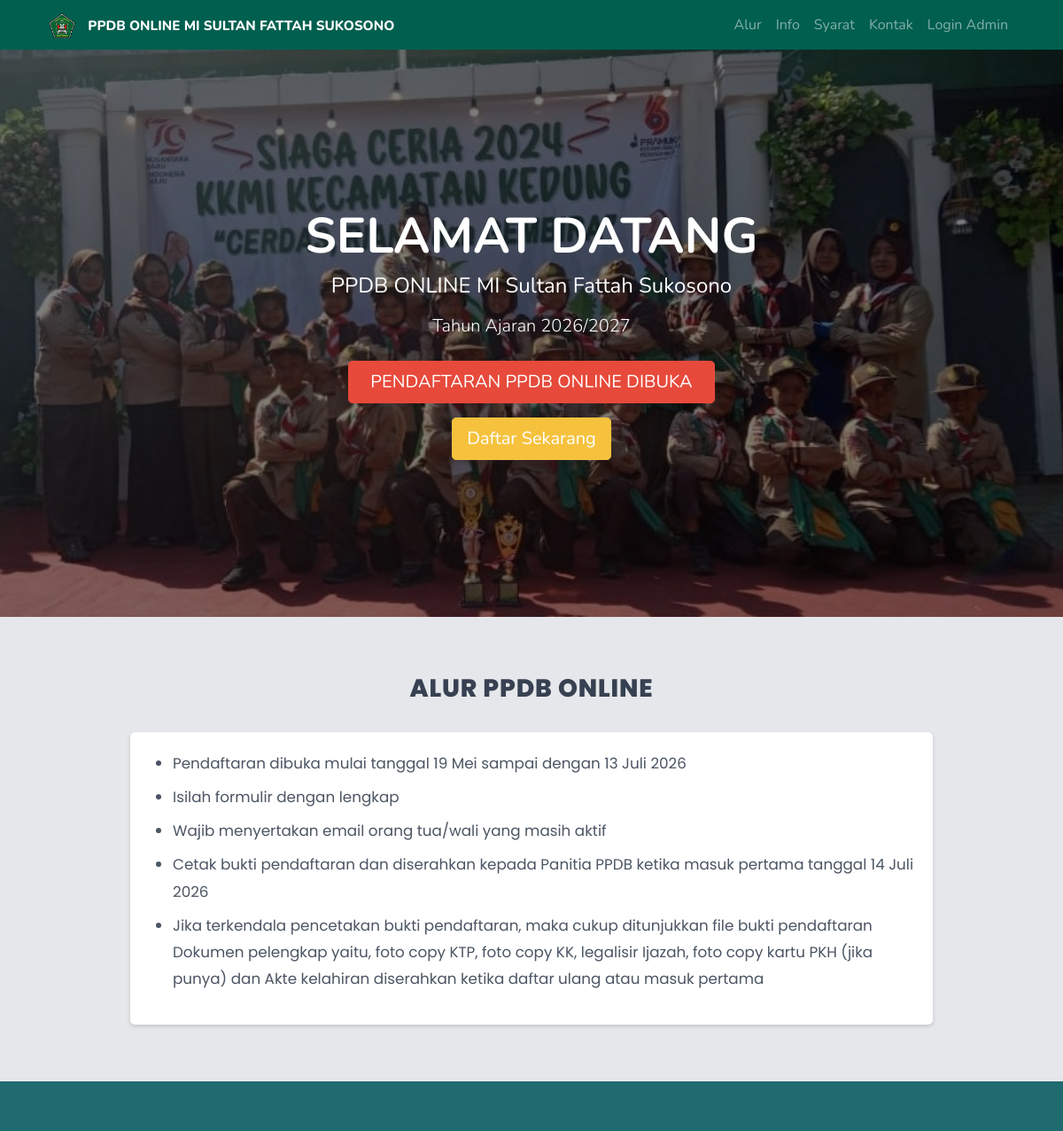
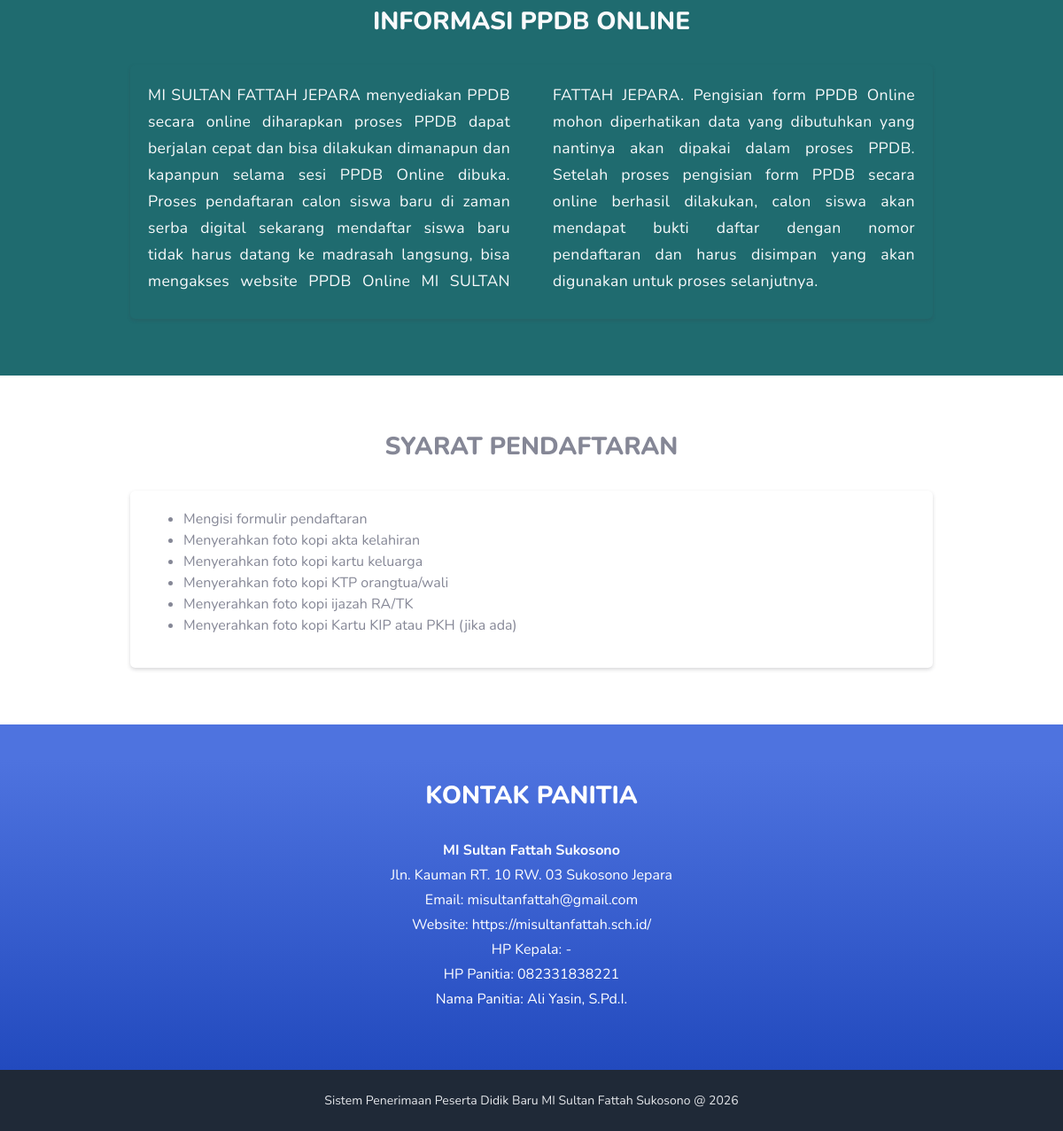
The page / on the database its author committed (2 pictures, top to bottom).
### tables this page shows
CREATE TABLE `madrasah` (
  `id` int unsigned NOT NULL AUTO_INCREMENT,
  `nama` varchar(150) NOT NULL,
  `alamat` text,
  `email` varchar(100) DEFAULT NULL,
  `website` varchar(100) DEFAULT NULL,
  `hp_kepala` varchar(30) DEFAULT NULL,
  `hp_panitia` varchar(30) DEFAULT NULL,
  `logo` varchar(255) DEFAULT NULL,
  `nama_panitia` varchar(150) DEFAULT NULL,
  PRIMARY KEY (`id`)
);

CREATE TABLE `pengaturan` (
  `id` int unsigned NOT NULL AUTO_INCREMENT,
  `nama` varchar(50) NOT NULL,
  `nilai` text NOT NULL,
  PRIMARY KEY (`id`),
  UNIQUE KEY `nama` (`nama`)
);

### config.php (called while the page is built, shortened)
<?php
$db_host = 'localhost';
$db_user = 'root';
$db_pass = '';
$db_name = 'ppdb_2026';
$mysqli = new mysqli($db_host, $db_user, $db_pass, $db_name);
$mysqli->set_charset('utf8mb4');
function base_url(string $path = ''): string
{
    $base = rtrim('http://localhost/ppdb_2026', '/');
    return $base . '/' . ltrim($path, '/');
}
function esc($value): string
{
    if (is_scalar($value)) {
        return htmlspecialchars((string)$value, ENT_QUOTES, 'UTF-8');
    }
    return '';
}
function get_option(string $name, string $default = ''): string
{
    global $mysqli;
    $stmt = $mysqli->prepare('SELECT nilai FROM pengaturan WHERE nama = ? LIMIT 1');
    $stmt->bind_param('s', $name);
    $stmt->execute();
    $stmt->bind_result($nilai);
    if ($stmt->fetch()) {
        return (string)$nilai;
    }
    return $default;
}

### index.php (the view, shortened to what this page needs)
<?php
require __DIR__ . '/config.php';
$status_pendaftaran = get_option('status_pendaftaran', 'tutup');
$info_pendaftaran = get_option('info_pendaftaran', 'Informasi PPDB belum diatur.');
$syarat_pendaftaran = get_option('syarat_pendaftaran', '');
$alur_pendaftaran = get_option('alur_pendaftaran', '');
$header_background = get_option('header_background', '');
$default_tahun = date('Y') . '/' . (date('Y') + 1);
$tahun_ajaran = get_option('tahun_ajaran', $default_tahun);
$madrasah = [
    'nama' => 'MI SULTAN FATTAH SUKOSONO',
    'alamat' => 'Alamat madrasah belum diatur',
    'email' => '-',
    'website' => '-',
    'hp_kepala' => '-',
    'hp_panitia' => '-',
];
if ($result = $mysqli->query('SELECT * FROM madrasah LIMIT 1')) {
    if ($row = $result->fetch_assoc()) {
        $madrasah = $row;
    }
}
?>
<!DOCTYPE html>
<html lang="id">
<head>
    <link href="assets/vendor/fontawesome-free/css/all.min.css" rel="stylesheet" type="text/css">
    <link href="assets/css/sb-admin-2.min.css" rel="stylesheet">
</head>
<body id="page-top">
    <nav class="navbar navbar-expand-lg navbar-dark" style="background-color:#005f4f;">
        <div class="container">
            <a class="navbar-brand" href="#beranda">
                <?php if (!empty($madrasah['logo'])): ?>
                <img src="<?= esc(base_url('uploads/' . $madrasah['logo'])); ?>" alt="Logo" style="height:28px; margin-right:8px;">
                <?php endif; ?>
                <span>PPDB ONLINE <?= esc($madrasah['nama']); ?></span>
            </a>
            <div class="collapse navbar-collapse" id="navbarNav">
                <ul class="navbar-nav ml-auto">
                    <li class="nav-item"><a class="nav-link" href="#alur">Alur</a></li>
                    <li class="nav-item"><a class="nav-link" href="#informasi">Info</a></li>
                    <li class="nav-item"><a class="nav-link" href="#syarat">Syarat</a></li>
                    <li class="nav-item"><a class="nav-link" href="#kontak">Kontak</a></li>
                    <li class="nav-item"><a class="nav-link" href="<?= esc(base_url('admin/login.php')); ?>" target="_blank" rel="noopener">Login
                            Admin</a></li>
                </ul>
            </div>
        </div>
    </nav>
    <header id="beranda" class="hero"
        style="background: url('<?= esc($header_background !== '' ? base_url('uploads/' . $header_background) : 'assets/img/undraw_posting_photo.svg'); ?>') center center/cover no-repeat;">
        <div class="container hero-inner">
            <h1 class="display-4 font-weight-bold mb-2">SELAMAT DATANG</h1>
            <h2 class="h4 mb-3">PPDB ONLINE <?= esc($madrasah['nama']); ?></h2>
            <p class="lead mb-4">Tahun Ajaran <?= esc($tahun_ajaran); ?></p>
            <div class="hero-status">
                <?php if ($status_pendaftaran === 'buka') : ?>
                <button class="btn btn-lg btn-danger mb-3 px-4">
                    PENDAFTARAN PPDB ONLINE DIBUKA
                </button>
                <?php else : ?>
                <button class="btn btn-lg btn-danger mb-3 px-4">
                    PENDAFTARAN PPDB ONLINE DITUTUP
                </button>
                <?php endif; ?>
            </div>
            <div>
                <button class="btn btn-lg btn-warning shadow-sm" data-toggle="modal" data-target="#modalDaftar"
                    <?php if ($status_pendaftaran !== 'buka') : ?>disabled<?php endif; ?>>
                    Daftar Sekarang
                </button>
            </div>
        </div>
    </header>
    <section id="alur" class="section" style="background-color:#e5e7eb;">
        <div class="container">
            <h3 class="section-title text-center">Alur PPDB Online</h3>
            <div class="row justify-content-center">
                <div class="col-lg-10">
                    <div class="card shadow-sm border-0">
                        <div class="card-body">
                            <?php if (trim($alur_pendaftaran) !== '') : ?>
                            <?= $alur_pendaftaran; ?>
                            <?php else : ?>
                            <p>Alur pendaftaran belum diatur oleh admin.</p>
                            <?php endif; ?>
                        </div>
                    </div>
                </div>
            </div>
        </div>
    </section>
    <section id="informasi" class="section section-info">
        <div class="container">
            <h3 class="section-title text-center">Informasi PPDB Online</h3>
            <div class="row justify-content-center">
                <div class="col-lg-10">
                    <div class="card shadow-sm border-0">
                        <div class="card-body info-text">
                            <?= $info_pendaftaran; ?>
                        </div>
                    </div>
                </div>
            </div>
        </div>
    </section>
    <section id="syarat" class="section">
        <div class="container">
            <h3 class="section-title text-center">Syarat Pendaftaran</h3>
            <div class="row justify-content-center">
                <div class="col-lg-10">
                    <div class="card shadow-sm border-0">
                        <div class="card-body">
                            <?php if (trim($syarat_pendaftaran) !== '') : ?>
                            <?= $syarat_pendaftaran; ?>
                            <?php else : ?>
                            <p>Syarat pendaftaran belum diatur oleh admin.</p>
                            <?php endif; ?>
                        </div>
                    </div>
                </div>
            </div>
        </div>
    </section>
    <section id="kontak" class="section bg-gradient-primary text-white">
        <div class="container">
            <h3 class="section-title text-center">Kontak Panitia</h3>
            <div class="row justify-content-center">
                <div class="col-lg-8 text-center">
                    <p class="mb-1 font-weight-bold"><?= esc($madrasah['nama']); ?></p>
                    <p class="mb-1"><?= esc($madrasah['alamat']); ?></p>
                    <p class="mb-1">Email: <?= esc($madrasah['email']); ?></p>
                    <p class="mb-1">Website: <?= esc($madrasah['website']); ?></p>
                    <p class="mb-1">HP Kepala: <?= esc($madrasah['hp_kepala']); ?></p>
                    <p class="mb-1">HP Panitia: <?= esc($madrasah['hp_panitia']); ?></p>
                    <?php if (!empty($madrasah['nama_panitia'])): ?>
                    <p class="mb-1">Nama Panitia: <?= esc($madrasah['nama_panitia']); ?></p>
                    <?php endif; ?>
                </div>
            </div>
        </div>
    </section>
    <footer class="footer text-center">
        <div class="container">
            <span>Sistem Penerimaan Peserta Didik Baru <?= esc($madrasah['nama']); ?> @
                <?= date('Y'); ?></span>
        </div>
    </footer>
</body>
</html>

### index.php (style rules this page uses)
body { font-family: 'Nunito', sans-serif; }
.hero { position: relative; min-height: 80vh; color: #fff; display: flex; align-items: center; justify-content: center; text-align: center; }
.hero::before { content: ""; position: absolute; top: 0; left: 0; width: 100%; height: 100%; background: #000; opacity: 0.5; }
.hero-inner { position: relative; z-index: 1; }
.hero-status { margin-top: 1.5rem; }
.section { padding: 4rem 0; }
.section-title { font-weight: 800; text-transform: uppercase; margin-bottom: 2rem; }
.section-info { background-color: #1f6b6f; color: #f9fafb; }
.section-info .section-title { color: #f9fafb; }
.section-info .card { background-color: transparent; border: 0; }
.info-text { column-count: 2; column-gap: 3rem; font-size: 1.1rem; line-height: 1.7; letter-spacing: 0.02em; text-align: justify; }
#alur .section-title { font-family: 'Poppins', sans-serif; letter-spacing: 0.03em; color: #374151; }
#alur .card-body { font-family: 'Poppins', sans-serif; font-size: 1.05rem; line-height: 1.8; color: #4b5563; }
#alur .card-body ol, #alur .card-body ul { margin: 0 0 1rem 1.25rem; padding-left: 0.5rem; }
#alur .card-body ul { list-style: disc; }
#alur .card-body li { margin-bottom: 0.5rem; }
.footer { background-color: #1f2937; color: #e5e7eb; padding: 1.5rem 0; font-size: 0.875rem; }
.navbar-brand span { font-weight: 800; text-transform: uppercase; font-size: 0.95rem; }

### rows shown on the page
madrasah: logo (picture), nama "MI SULTAN FATTAH SUKOSONO", nama "MI Sultan Fattah Sukosono", alamat "Jln. Kauman RT. 10 RW. 03 Sukosono Jepara", email "misultanfattah@gmail.com", website "https://misultanfattah.sch.id/", hp_kepala "-", hp_panitia "082331838221", nama_panitia "Ali Yasin, S.Pd.I."
pengaturan: nilai (picture)
pengaturan: nilai "2026/2027"
pengaturan: nilai "Pendaftaran dibuka mulai tanggal 19 Mei sampai dengan 13 Juli 2026 Isilah formulir dengan lengkap Wajib menyertakan email orang tua/wali yang masih aktif Cetak bukti pendaftaran dan diserahkan kepada Panitia PPDB ketika masuk pertama tanggal 14 Juli 2026 Jika terkendala pencetakan bukti pendaftaran, maka cukup ditunjukkan file bukti pendaftaran Dokumen pelengkap yaitu, foto copy KTP, foto copy KK, legalisir Ijazah, foto copy kartu PKH (jika punya) dan Akte kelahiran diserahkan ketika daftar ulang atau masuk pertama"
pengaturan: nilai "MI SULTAN FATTAH JEPARA menyediakan PPDB secara online diharapkan proses PPDB dapat berjalan cepat dan bisa dilakukan dimanapun dan kapanpun selama sesi PPDB Online dibuka. Proses pendaftaran calon siswa baru di zaman serba digital sekarang mendaftar siswa baru tidak harus datang ke madrasah langsung, bisa mengakses website PPDB Online MI SULTAN FATTAH JEPARA. Pengisian form PPDB Online mohon diperhatikan data yang dibutuhkan yang nantinya akan dipakai dalam proses PPDB. Setelah proses pengisian form PPDB secara online berhasil dilakukan, calon siswa akan mendapat bukti daftar dengan nomor pendaftaran dan harus disimpan yang akan digunakan untuk proses selanjutnya."
pengaturan: nilai "Mengisi formulir pendaftaran Menyerahkan foto kopi akta kelahiran Menyerahkan foto kopi kartu keluarga Menyerahkan foto kopi KTP orangtua/wali Menyerahkan foto kopi ijazah RA/TK Menyerahkan foto kopi Kartu KIP atau PKH (jika ada)"
